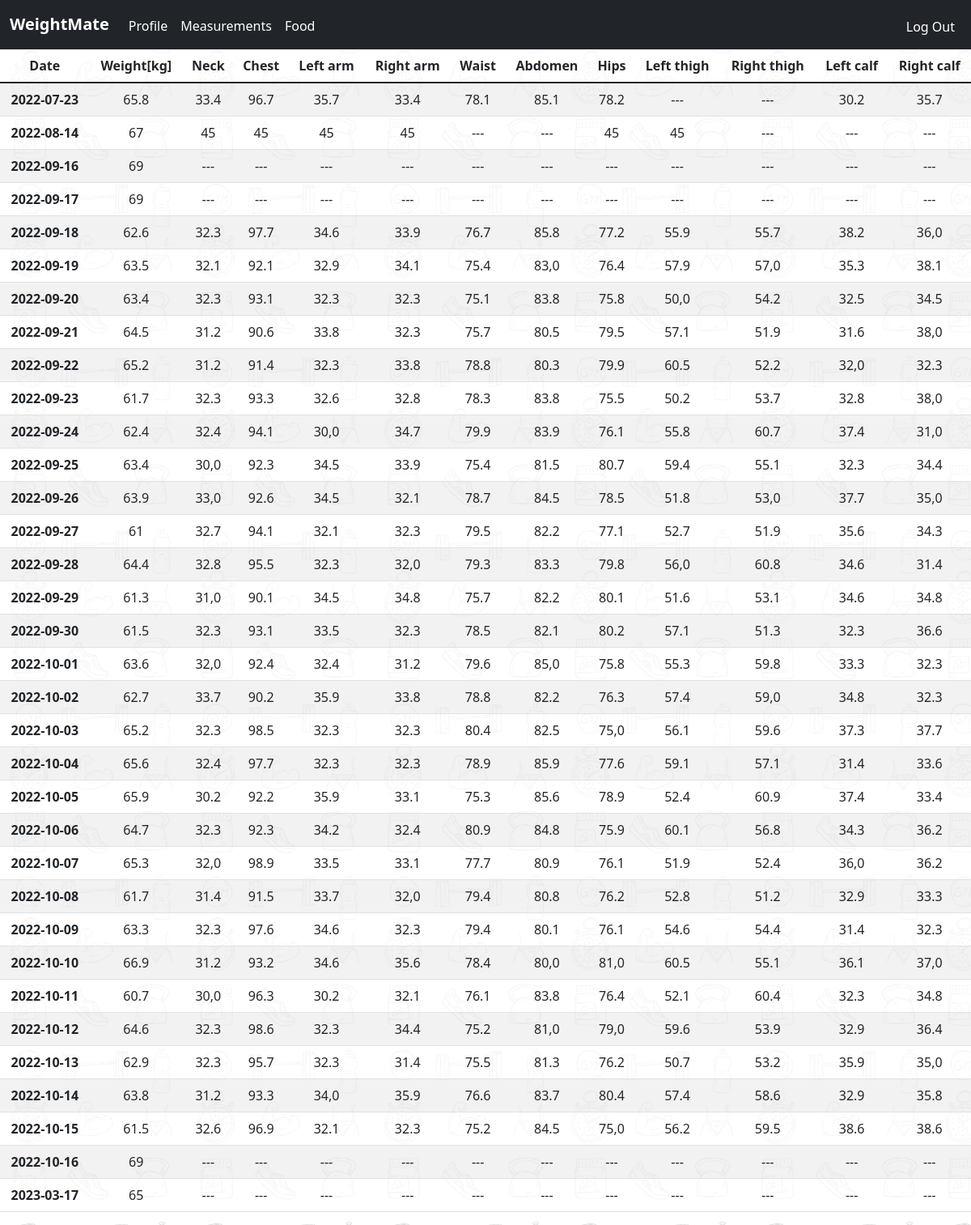
Screenshot of /checkdata (signed in) with the database file from the repository.
### tables this page shows
CREATE TABLE measurements (user_id INTEGER, weight NUMERIC, neck NUMERIC, chest NUMERIC, left_arm NUMERIC, right_arm NUMERIC, waist NUMERIC, abdomen NUMERIC, hips NUMERIC, left_thigh NUMERIC, right_thigh NUMERIC, left_calf NUMERIC, right_calf NUMERIC, date TEXT NOT NULL, FOREIGN KEY(user_id) REFERENCES users(id));

### app.py (the view)
@app.route("/checkdata", methods=["GET", "POST"])
@login_required
@startform_required
def checkdata():
    data = udb.execute(
        "SELECT * FROM measurements WHERE user_id = ? ORDER BY date", session["user_id"])
    for d in data:
        d.pop("user_id")
    return render_template("checkdata.html", data=data)

### addfunc.py (called while the page is built)
def login_required(f):
    @wraps(f)
    def decorated_function(*args, **kwargs):
        if session.get("user_id") is None:
            return redirect("/notlogged")
        return f(*args, **kwargs)
    return decorated_function

def startform_required(f):
    @wraps(f)
    def decorated_function(*args, **kwargs):
        if session.get("user_id") != None and session.get("age") is None:
            return redirect("/getstarted")
        return f(*args, **kwargs)
    return decorated_function

### templates/checkdata.html (shortened to what this page needs)
<!DOCTYPE html>
<html lang="en">
    <head>
        <link href="https://cdn.jsdelivr.net/npm/bootstrap@5.1.3/dist/css/bootstrap.min.css" rel="stylesheet">
        <link href="/static/styles.css" rel="stylesheet">
        <link href="/static/styles2.css" rel="stylesheet">
    </head>
    <body class="background">
        <nav class="navbar navbar-expand-lg navbar-dark bg-dark" aria-label="Offcanvas navbar large" id="bugnav">
            <div class="container-fluid">
                <a class="navbar-brand" href="notlogged"><b>WeightMate</b></a>
              <div class="offcanvas offcanvas-end text-bg-dark" tabindex="-1" id="offcanvasNavbar2" aria-labelledby="offcanvasNavbar2Label">
                <div class="offcanvas-body bg-dark">
                    {% if session["user_id"] %}
                    <ul class="navbar-nav" style="margin-top:0.25rem;">
                    <li><a class="nav-link active" href="/profile">Profile</a></li>
                    <li class="nav-item"><a class="nav-link active" href="/checkdata">Measurements</a></li>
                    {% if session["premium"] == 1 %}
                        <li class="nav-item"><a class="nav-link active" href="/food">Food</a></li>
                    {% else %}
                        <li class="nav-item"><a class="nav-link active" href="/premium">Buy premium</a></li>
                    {% endif %}
                    </ul>
                    <ul class="navbar-nav ms-auto" style="margin-top:0.3rem;">
                        <li class="nav-item"><a class="nav-link active" href="/logout">Log Out</a></li>
                    </ul>
                    {% else %}
                    <ul class="navbar-nav ms-auto mt-2">
                        <li class="nav-item"><a class="nav-link active" href="/register">Sign up</a></li>
                        <li class="nav-item"><a class="nav-link active" href="/login">Log in</a></li>
                    </ul>
                {% endif %}
                </div>
              </div>
            </div>
          </nav>
            <main class="">
                {% block main %}
                <div class="above tablebug" style="text-align:center;min-width:990px;">
                  <table class="table table-hover table-striped abovemore">
                      <thead>
                        <tr>
                          <tr>
                              <th scope="col">Date</th>
                              <th scope="col">Weight[kg]</th>
                              <th scope="col">Neck</th>
                              <th scope="col">Chest</th>
                              <th scope="col">Left arm</th>
                              <th scope="col">Right arm</th>
                              <th scope="col">Waist</th>
                              <th scope="col">Abdomen</th>
                              <th scope="col">Hips</th>
                              <th scope="col">Left thigh</th>
                              <th scope="col">Right thigh</th>
                              <th scope="col">Left calf</th>
                              <th scope="col">Right calf</th>
                        </tr>
                      </thead>
                      <tbody>
                          {% for d in data %}
                        <tr>
                          <th scope="row">{{d["date"]}}</th>
                          {% for i in d %}
                              {% if d[i] == d["date"] %}
                              {% elif d[i] == None %}
                                  <td>---</td>
                              {% else %}
                                  <td>{{d[i]}}</td>
                              {% endif %}
                          {% endfor %}
                          {% endfor %}
                      </tbody>
                    </table>
                  </div>
                {% endblock %}
            </main>
    </body>
</html>

### static/styles.css (style rules this page uses)
html, body { max-width: 100%; }
.background { background-image: url("background.png"); }
.above { background: rgba(255, 255, 255, 0.4); }
.abovemore { background: rgba(255, 255, 255, 0.6); }

### rows the page displays
measurements: date "2022-07-23", weight "65.8" "33.4" "96.7" "35.7" "33.4" "78.1" "85.1" "78.2" "30.2" "35.7"
measurements: date "2022-08-14", weight "67" "45" "45" "45" "45" "45" "45"
measurements: date "2022-09-16", weight "69"
measurements: date "2022-09-17", weight "69"
measurements: date "2022-09-18", weight "62.6" "32.3" "97.7" "34.6" "33.9" "76.7" "85.8" "77.2" "55.9" "55.7" "38.2" "36,0"
measurements: date "2022-09-19", weight "63.5" "32.1" "92.1" "32.9" "34.1" "75.4" "83,0" "76.4" "57.9" "57,0" "35.3" "38.1"
measurements: date "2022-09-20", weight "63.4" "32.3" "93.1" "32.3" "32.3" "75.1" "83.8" "75.8" "50,0" "54.2" "32.5" "34.5"
measurements: date "2022-09-21", weight "64.5" "31.2" "90.6" "33.8" "32.3" "75.7" "80.5" "79.5" "57.1" "51.9" "31.6" "38,0"
measurements: date "2022-09-22", weight "65.2" "31.2" "91.4" "32.3" "33.8" "78.8" "80.3" "79.9" "60.5" "52.2" "32,0" "32.3"
measurements: date "2022-09-23", weight "61.7" "32.3" "93.3" "32.6" "32.8" "78.3" "83.8" "75.5" "50.2" "53.7" "32.8" "38,0"
measurements: date "2022-09-24", weight "62.4" "32.4" "94.1" "30,0" "34.7" "79.9" "83.9" "76.1" "55.8" "60.7" "37.4" "31,0"
measurements: date "2022-09-25", weight "63.4" "30,0" "92.3" "34.5" "33.9" "75.4" "81.5" "80.7" "59.4" "55.1" "32.3" "34.4"
measurements: date "2022-09-26", weight "63.9" "33,0" "92.6" "34.5" "32.1" "78.7" "84.5" "78.5" "51.8" "53,0" "37.7" "35,0"
measurements: date "2022-09-27", weight "61" "32.7" "94.1" "32.1" "32.3" "79.5" "82.2" "77.1" "52.7" "51.9" "35.6" "34.3"
measurements: date "2022-09-28", weight "64.4" "32.8" "95.5" "32.3" "32,0" "79.3" "83.3" "79.8" "56,0" "60.8" "34.6" "31.4"
measurements: date "2022-09-29", weight "61.3" "31,0" "90.1" "34.5" "34.8" "75.7" "82.2" "80.1" "51.6" "53.1" "34.6" "34.8"
measurements: date "2022-09-30", weight "61.5" "32.3" "93.1" "33.5" "32.3" "78.5" "82.1" "80.2" "57.1" "51.3" "32.3" "36.6"
measurements: date "2022-10-01", weight "63.6" "32,0" "92.4" "32.4" "31.2" "79.6" "85,0" "75.8" "55.3" "59.8" "33.3" "32.3"
measurements: date "2022-10-02", weight "62.7" "33.7" "90.2" "35.9" "33.8" "78.8" "82.2" "76.3" "57.4" "59,0" "34.8" "32.3"
measurements: date "2022-10-03", weight "65.2" "32.3" "98.5" "32.3" "32.3" "80.4" "82.5" "75,0" "56.1" "59.6" "37.3" "37.7"
measurements: date "2022-10-04", weight "65.6" "32.4" "97.7" "32.3" "32.3" "78.9" "85.9" "77.6" "59.1" "57.1" "31.4" "33.6"
measurements: date "2022-10-05", weight "65.9" "30.2" "92.2" "35.9" "33.1" "75.3" "85.6" "78.9" "52.4" "60.9" "37.4" "33.4"
measurements: date "2022-10-06", weight "64.7" "32.3" "92.3" "34.2" "32.4" "80.9" "84.8" "75.9" "60.1" "56.8" "34.3" "36.2"
measurements: date "2022-10-07", weight "65.3" "32,0" "98.9" "33.5" "33.1" "77.7" "80.9" "76.1" "51.9" "52.4" "36,0" "36.2"
measurements: date "2022-10-08", weight "61.7" "31.4" "91.5" "33.7" "32,0" "79.4" "80.8" "76.2" "52.8" "51.2" "32.9" "33.3"
measurements: date "2022-10-09", weight "63.3" "32.3" "97.6" "34.6" "32.3" "79.4" "80.1" "76.1" "54.6" "54.4" "31.4" "32.3"
measurements: date "2022-10-10", weight "66.9" "31.2" "93.2" "34.6" "35.6" "78.4" "80,0" "81,0" "60.5" "55.1" "36.1" "37,0"
measurements: date "2022-10-11", weight "60.7" "30,0" "96.3" "30.2" "32.1" "76.1" "83.8" "76.4" "52.1" "60.4" "32.3" "34.8"
measurements: date "2022-10-12", weight "64.6" "32.3" "98.6" "32.3" "34.4" "75.2" "81,0" "79,0" "59.6" "53.9" "32.9" "36.4"
measurements: date "2022-10-13", weight "62.9" "32.3" "95.7" "32.3" "31.4" "75.5" "81.3" "76.2" "50.7" "53.2" "35.9" "35,0"
measurements: date "2022-10-14", weight "63.8" "31.2" "93.3" "34,0" "35.9" "76.6" "83.7" "80.4" "57.4" "58.6" "32.9" "35.8"
measurements: date "2022-10-15", weight "61.5" "32.6" "96.9" "32.1" "32.3" "75.2" "84.5" "75,0" "56.2" "59.5" "38.6" "38.6"
measurements: date "2022-10-16", weight "69"
measurements: date "2023-03-17", weight "65"
